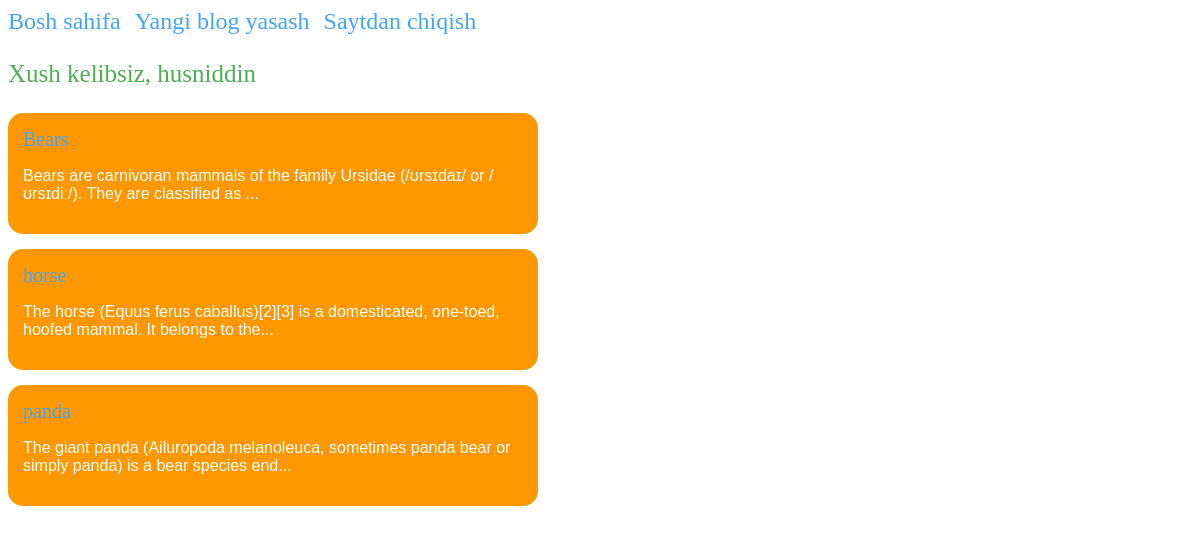
The app's page / (signed in) with its own data.
### blog/models.py (models this page shows, shortened)
class Post(models.Model):
    title = models.CharField(max_length=200)
    author = models.ForeignKey(
        'auth.User',
        on_delete=models.CASCADE
    )
    body = models.TextField()

### blog/views.py (the view)
# urls.py: path('', HomePage.as_view(), name='home'),
class HomePage(ListView):
    model = Post
    template_name = 'home.html'

### templates/home.html
{%extends 'base.html'%}
{%block content%}
{%for i in object_list%}
    <div class="blog">
        <a href="{%url 'detail' i.pk%}">{{i.title}}</a>
        <p>{{i.body | slice:":100"}}...</p>
    </div>
{%endfor%}
{%endblock content%}

### templates/base.html (shortened to what this page needs)
<!DOCTYPE html>
<html lang="en">
<head>
</head>
<body>
  <header>
    <a class="link" href="{%url 'home'%}">Bosh sahifa</a>
    <a class="link" href="{%url 'new'%}" style="margin:0 10px;">Yangi blog yasash</a>
    {% if user.is_authenticated %}
        <a class="link" href="{%url 'logout'%}">Saytdan chiqish</a>
    {% else %}
        <a class="link" href="{%url 'login'%}">Saytga kirish</a>
        <a class="link" href="{%url 'signup'%}" style="margin-left:10px;">Ro'yxatdan o'tish</a>
    {% endif %}
  </header>
  {% if user.is_authenticated %}
    <p class="title">Xush kelibsiz, {{user.username}}</p>
  {% endif %}
  {%block content%}
  {%endblock content%}
</body>
</html>

### templates/base.html (style rules this page uses)
a { text-decoration:none; }
.link { color:#42a5f5; font-size:24px; }
.blog { width:500px; background-color:#ff9800; border-radius:15px; padding:15px; margin-top:15px; }
.blog p { color:#fff; font-family:sans-serif; }
.blog a { color:#42a5f5; font-size:20px; }
.title { color:#4caf50 !important; font-size:25px; }

### records on screen
Post: title "Bears", body "Bears are carnivoran mammals of the family Ursidae (/ʊrsɪdaɪ/ or /ʊrsɪdiː/). They are classified as"
Post: title "horse", body "The horse (Equus ferus caballus)[2][3] is a domesticated, one-toed, hoofed mammal. It belongs to the"
Post: title "panda", body "The giant panda (Ailuropoda melanoleuca, sometimes panda bear or simply panda) is a bear species end"

### other values on screen
{{ user.username }} "husniddin"
